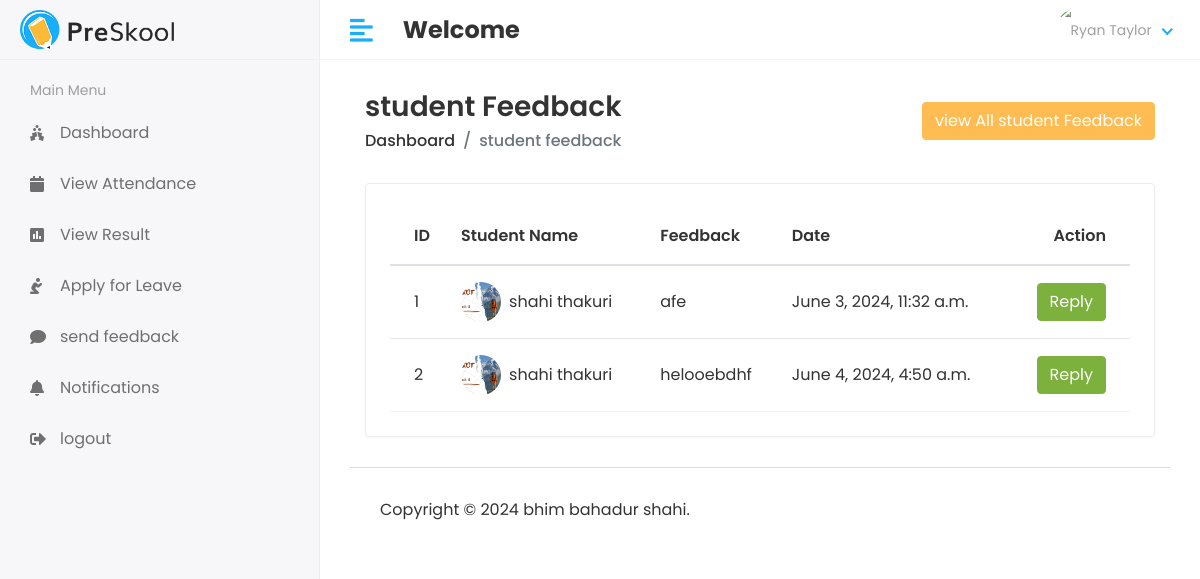
/hod/student/feedback, run on an earlier commit of the app's database.
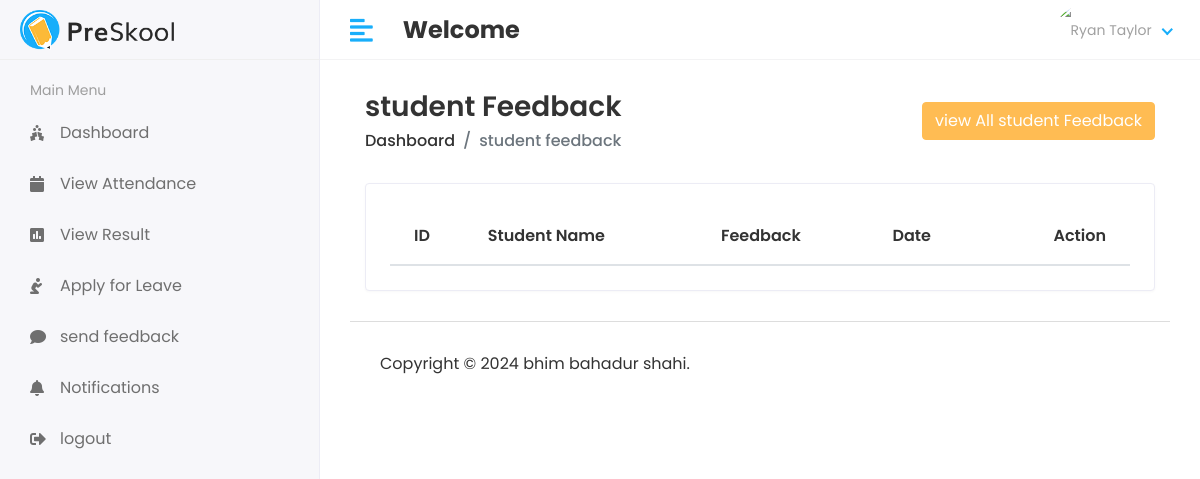
And on a later commit of the database.
### collage_management_app/models.py (models this page shows, shortened)
class Student_Feedback(models.Model):
        student_id = models.ForeignKey(Student,on_delete=models.CASCADE)
        feedback = models.TextField()
        feedback_reply = models.TextField()
        status = models.IntegerField(default=0)
        created_at = models.DateTimeField(auto_now_add=True)
        updated_at = models.DateTimeField(auto_now_add=True)

class Student(models.Model):
     admin =models.OneToOneField(CustomUser,on_delete=models.CASCADE)
     address =models.TextField()
     gender = models.CharField(max_length=100)
     course_id =models.ForeignKey(Course,on_delete=models.DO_NOTHING)
     session_year_id =models.ForeignKey(Session_year,on_delete=models.DO_NOTHING)
     created_at =models.DateTimeField(auto_now_add=True)
     updated_at =models.DateTimeField(auto_now=True)

class CustomUser(AbstractUser):
    USER_CHOICES = (
        (1, 'HOD'),
        (2, 'STAFF'),
        (3, 'STUDENT'),
    )
    user_type = models.CharField(choices=USER_CHOICES, max_length=50, default=1)
    profile_pic = models.ImageField(upload_to='media/profile_pic')

### collage_management_system/hod_views.py (the view)
# urls.py: path('hod/student/feedback', hod_views.STUDENT_FEEDBACK_REPLY, name='student_feedback_reply'),
def STUDENT_FEEDBACK_REPLY(request):
    feedback = Student_Feedback.objects.all()
    feedback_history = Student_Feedback.objects.all().order_by('-id')[0:5]
    context = {
        'feedback': feedback,
        'feedback_history':feedback_history,
    }
    return render(request, 'hod/student_feedback.html',context)

### templates/hod/student_feedback.html (shortened to what this page needs)
{% extends 'base.html' %}
{% block content %}
<div class="content container-fluid">
    <div class="page-header">
        <div class="row align-items-center">
            <div class="col">
                <h3 class="page-title">student Feedback</h3>
                <ul class="breadcrumb">
                    <li class="breadcrumb-item"><a href="index.html">Dashboard</a></li>
                    <li class="breadcrumb-item active">student feedback</li>
                </ul>
            </div>
            <div class="col-auto text-right float-right ml-auto">
                <button type="button" class="btn btn-primary" data-toggle="modal"
                        data-target="#send_notification_modal">
                    view All student Feedback
                </button>
            </div>
        </div>
    </div>
    <div class="row">
        <div class="col-sm-12">
            <div class="card card-table">
                <div class="card-body">
                    <div class="table-responsive">
                        <table id="table_id" class="table table-hover table-center mb-0 ">
                            <thead>
                            <tr>
                                <th>ID</th>
                                <th>Student Name</th>
                                <th>Feedback </th>
                                 <th>Date </th>
                                <th class="text-right">Action</th>
                            </tr>
                            </thead>
                            <tbody>
                            {% for feedback in feedback %}
                            <tr>
                                <td>{{feedback.id}}</td>
                                <td>
                                    <h2 class="table-avatar">
                                        <a href="student-details.html" class="avatar avatar-sm mr-2"><img
                                                class="avatar-img rounded-circle"
                                                src="/{{feedback.student_id.admin.profile_pic}}" alt="User Image"></a>
                                        <a href="student-details.html">{{feedback.student_id.admin.first_name}}&nbsp;{{feedback.student_id.admin.last_name}}</a>
                                    </h2>
                                </td>
                                <td>{{feedback.feedback}}</td>
                                 <td>{{feedback.created_at}}</td>
                                <td class="text-right">
                                    <button type="button" class="btn btn-success" data-toggle="modal"
                                            data-target="#send_notification-{{forloop.counter}}">
                                        Reply
                                    </button>
                                </td>
                            </tr>
                            {% endfor %}
                            </tbody>
                        </table>
                    </div>
                </div>
            </div>
        </div>
    </div>
</div>
{% endblock %}

What changed in the data, as far as the page shows it:
removed Student_Feedback: id "1", student_id.admin.profile_pic (picture), student_id.admin.first_name "shahi", student_id.admin.last_name "thakuri", feedback "afe", created_at "June 3, 2024, 11:32 a.m."
removed Student_Feedback: id "2", student_id.admin.profile_pic (picture), student_id.admin.first_name "shahi", student_id.admin.last_name "thakuri", feedback "helooebdhf", created_at "June 4, 2024, 4:50 a.m."
